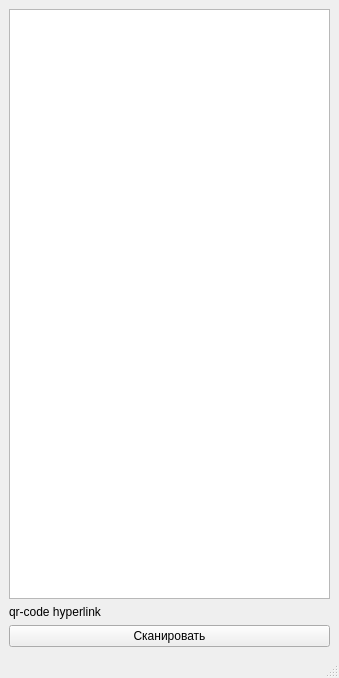
<?xml version="1.0" encoding="UTF-8"?>
<ui version="4.0">
 <class>MainWindow</class>
 <widget class="QMainWindow" name="MainWindow">
  <property name="geometry">
   <rect>
    <x>0</x>
    <y>0</y>
    <width>339</width>
    <height>678</height>
   </rect>
  </property>
  <property name="windowTitle">
   <string>MainWindow</string>
  </property>
  <widget class="QWidget" name="centralwidget">
   <layout class="QGridLayout" name="gridLayout_2">
    <item row="1" column="0">
     <widget class="QLabel" name="lbl_qrHyperlink">
      <property name="text">
       <string>qr-code hyperlink</string>
      </property>
      <property name="textFormat">
       <enum>Qt::RichText</enum>
      </property>
     </widget>
    </item>
    <item row="2" column="0">
     <widget class="QPushButton" name="bt_decodeImage">
      <property name="text">
       <string>Сканировать</string>
      </property>
     </widget>
    </item>
    <item row="0" column="0">
     <widget class="QGraphicsView" name="graphicsView">
      <property name="sizePolicy">
       <sizepolicy hsizetype="Expanding" vsizetype="Expanding">
        <horstretch>0</horstretch>
        <verstretch>0</verstretch>
       </sizepolicy>
      </property>
     </widget>
    </item>
   </layout>
  </widget>
  <widget class="QMenuBar" name="menubar">
   <property name="geometry">
    <rect>
     <x>0</x>
     <y>0</y>
     <width>339</width>
     <height>21</height>
    </rect>
   </property>
  </widget>
  <widget class="QStatusBar" name="statusbar"/>
 </widget>
 <resources/>
 <connections/>
</ui>
